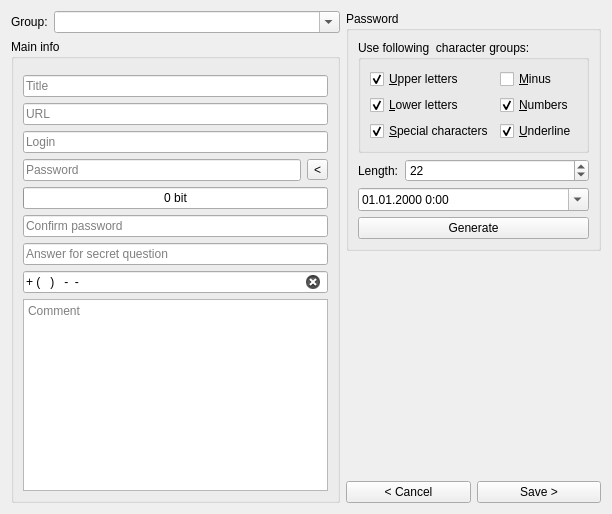
      <widget class="QWidget" name="Page_Edit">
       <layout class="QHBoxLayout" name="horizontalLayout_4">
        <item>
         <layout class="QVBoxLayout" name="VLay_Edit_Left">
          <item>
           <layout class="QFormLayout" name="FLay_Edit_Group">
            <item row="0" column="0">
             <widget class="QLabel" name="Label_Edit_Group">
              <property name="text">
               <string>Group:</string>
              </property>
             </widget>
            </item>
            <item row="0" column="1">
             <widget class="QComboBox" name="ComboBox_Edit_Group">
              <property name="editable">
               <bool>true</bool>
              </property>
              <property name="minimumContentsLength">
               <number>32</number>
              </property>
             </widget>
            </item>
           </layout>
          </item>
          <item>
           <widget class="QGroupBox" name="GroupBox_Edit_MainInfo">
            <property name="title">
             <string>Main info</string>
            </property>
            <layout class="QVBoxLayout" name="verticalLayout_4">
             <property name="topMargin">
              <number>16</number>
             </property>
             <item>
              <widget class="QLineEdit" name="LineEdit_Edit_Title">
               <property name="dragEnabled">
                <bool>true</bool>
               </property>
               <property name="placeholderText">
                <string>Title</string>
               </property>
               <property name="clearButtonEnabled">
                <bool>true</bool>
               </property>
              </widget>
             </item>
             <item>
              <widget class="QLineEdit" name="LineEdit_Edit_Url">
               <property name="dragEnabled">
                <bool>true</bool>
               </property>
               <property name="placeholderText">
                <string>URL</string>
               </property>
               <property name="clearButtonEnabled">
                <bool>true</bool>
               </property>
              </widget>
             </item>
             <item>
              <widget class="QLineEdit" name="LineEdit_Edit_Login">
               <property name="dragEnabled">
                <bool>true</bool>
               </property>
               <property name="placeholderText">
                <string>Login</string>
               </property>
               <property name="clearButtonEnabled">
                <bool>true</bool>
               </property>
              </widget>
             </item>
             <item>
              <layout class="QHBoxLayout" name="HLay_Edit_Password">
               <item>
                <widget class="QLineEdit" name="LineEdit_Edit_Password">
                 <property name="echoMode">
                  <enum>QLineEdit::Password</enum>
                 </property>
                 <property name="dragEnabled">
                  <bool>true</bool>
                 </property>
                 <property name="placeholderText">
                  <string>Password</string>
                 </property>
                 <property name="clearButtonEnabled">
                  <bool>true</bool>
                 </property>
                </widget>
               </item>
               <item>
                <widget class="QToolButton" name="ToolButton_Edit_Toogle_Password">
                 <property name="text">
                  <string>&lt;</string>
                 </property>
                 <property name="icon">
                  <iconset resource="resources.qrc">
                   <normaloff>:/images/eye.png</normaloff>:/images/eye.png</iconset>
                 </property>
                 <property name="checkable">
                  <bool>true</bool>
                 </property>
                </widget>
               </item>
              </layout>
             </item>
             <item>
              <widget class="QProgressBar" name="ProgressBar_Edit_PasswordQuality">
               <property name="value">
                <number>0</number>
               </property>
               <property name="alignment">
                <set>Qt::AlignCenter</set>
               </property>
               <property name="format">
                <string>%v bit</string>
               </property>
              </widget>
             </item>
             <item>
              <widget class="QLineEdit" name="LineEdit_Edit_ConfirmPassword">
               <property name="text">
                <string/>
               </property>
               <property name="echoMode">
                <enum>QLineEdit::Password</enum>
               </property>
               <property name="dragEnabled">
                <bool>true</bool>
               </property>
               <property name="placeholderText">
                <string>Confirm password</string>
               </property>
               <property name="clearButtonEnabled">
                <bool>true</bool>
               </property>
              </widget>
             </item>
             <item>
              <widget class="QLineEdit" name="LineEdit_Edit_Answer">
               <property name="text">
                <string/>
               </property>
               <property name="dragEnabled">
                <bool>true</bool>
               </property>
               <property name="placeholderText">
                <string>Answer for secret question</string>
               </property>
               <property name="clearButtonEnabled">
                <bool>true</bool>
               </property>
              </widget>
             </item>
             <item>
              <widget class="QLineEdit" name="LineEdit_Edit_Phone">
               <property name="toolTip">
                <string>Phone number</string>
               </property>
               <property name="whatsThis">
                <string>Line editfor input phone number</string>
               </property>
               <property name="inputMask">
                <string notr="true">+9(999)999-99-99</string>
               </property>
               <property name="text">
                <string>+()--</string>
               </property>
               <property name="cursorPosition">
                <number>16</number>
               </property>
               <property name="dragEnabled">
                <bool>true</bool>
               </property>
               <property name="placeholderText">
                <string>Phone number</string>
               </property>
               <property name="cursorMoveStyle">
                <enum>Qt::VisualMoveStyle</enum>
               </property>
               <property name="clearButtonEnabled">
                <bool>true</bool>
               </property>
              </widget>
             </item>
             <item>
              <widget class="QPlainTextEdit" name="PlainTextEdit_Edit_Comment">
               <property name="sizePolicy">
                <sizepolicy hsizetype="Preferred" vsizetype="Expanding">
                 <horstretch>0</horstretch>
                 <verstretch>0</verstretch>
                </sizepolicy>
               </property>
               <property name="placeholderText">
                <string>Comment</string>
               </property>
              </widget>
             </item>
            </layout>
           </widget>
          </item>
         </layout>
        </item>
        <item>
         <layout class="QVBoxLayout" name="VLay_Edit_Right">
          <item>
           <widget class="QGroupBox" name="GroupBox_Edit_Password_Group">
            <property name="title">
             <string>Password</string>
            </property>
            <layout class="QVBoxLayout" name="verticalLayout_10">
             <item>
              <widget class="QGroupBox" name="GroupBox_Edit_Password_Symbols_Group">
               <property name="title">
                <string>Use following  character groups:</string>
               </property>
               <layout class="QGridLayout" name="gridLayout">
                <item row="0" column="0">
                 <widget class="QCheckBox" name="CheckBox_Edit_Pas_ChType_Upper">
                  <property name="text">
                   <string>&amp;Upper letters</string>
                  </property>
                  <property name="checked">
                   <bool>true</bool>
                  </property>
                 </widget>
                </item>
                <item row="0" column="1">
                 <widget class="QCheckBox" name="CheckBox_Edit_Pas_ChType_Minus">
                  <property name="text">
                   <string>&amp;Minus</string>
                  </property>
                 </widget>
                </item>
                <item row="1" column="0">
                 <widget class="QCheckBox" name="CheckBox_Edit_Pas_ChType_Lower">
                  <property name="text">
                   <string>&amp;Lower letters</string>
                  </property>
                  <property name="checked">
                   <bool>true</bool>
                  </property>
                 </widget>
                </item>
                <item row="1" column="1">
                 <widget class="QCheckBox" name="CheckBox_Edit_Pas_ChType_Numbers">
                  <property name="text">
                   <string>&amp;Numbers</string>
                  </property>
                  <property name="checked">
                   <bool>true</bool>
                  </property>
                 </widget>
                </item>
                <item row="2" column="0">
                 <widget class="QCheckBox" name="CheckBox_Edit_Pas_ChType_Special">
                  <property name="text">
                   <string>&amp;Special characters</string>
                  </property>
                  <property name="checked">
                   <bool>true</bool>
                  </property>
                 </widget>
                </item>
                <item row="2" column="1">
                 <widget class="QCheckBox" name="CheckBox_Edit_Pas_ChType_Underline">
                  <property name="text">
                   <string>&amp;Underline</string>
                  </property>
                  <property name="checked">
                   <bool>true</bool>
                  </property>
                 </widget>
                </item>
               </layout>
              </widget>
             </item>
             <item>
              <layout class="QFormLayout" name="formLayout_3">
               <item row="0" column="0">
                <widget class="QLabel" name="label_3">
                 <property name="text">
                  <string>Length:</string>
                 </property>
                </widget>
               </item>
               <item row="0" column="1">
                <widget class="QSpinBox" name="SpinBox_Edit_PasswordLenght">
                 <property name="minimum">
                  <number>0</number>
                 </property>
                 <property name="maximum">
                  <number>255</number>
                 </property>
                 <property name="value">
                  <number>22</number>
                 </property>
                </widget>
               </item>
              </layout>
             </item>
             <item>
              <widget class="QDateTimeEdit" name="DateTimeEdit_Edit_Pas_PassOutdate">
               <property name="displayFormat">
                <string>dd.MM.yyyy H:mm</string>
               </property>
               <property name="calendarPopup">
                <bool>true</bool>
               </property>
              </widget>
             </item>
             <item>
              <widget class="QPushButton" name="PushButton_Edit_GeneratePassword">
               <property name="text">
                <string>Generate</string>
               </property>
              </widget>
             </item>
            </layout>
           </widget>
          </item>
          <item>
           <spacer name="verticalSpacer_2">
            <property name="orientation">
             <enum>Qt::Vertical</enum>
            </property>
            <property name="sizeHint" stdset="0">
             <size>
              <width>20</width>
              <height>40</height>
             </size>
            </property>
           </spacer>
          </item>
          <item>
           <widget class="QLabel" name="Label_Edit_Logo">
            <property name="text">
             <string/>
            </property>
            <property name="pixmap">
             <pixmap resource="resources.qrc">:/images/logotip.png</pixmap>
            </property>
            <property name="scaledContents">
             <bool>false</bool>
            </property>
            <property name="alignment">
             <set>Qt::AlignCenter</set>
            </property>
            <property name="margin">
             <number>55</number>
            </property>
           </widget>
          </item>
          <item>
           <spacer name="verticalSpacer">
            <property name="orientation">
             <enum>Qt::Vertical</enum>
            </property>
            <property name="sizeHint" stdset="0">
             <size>
              <width>20</width>
              <height>40</height>
             </size>
            </property>
           </spacer>
          </item>
          <item>
           <layout class="QHBoxLayout" name="HLay_Edit_Nav">
            <item>
             <widget class="QPushButton" name="PushButton_Edit_Cancel">
              <property name="text">
               <string>&lt; Cancel</string>
              </property>
             </widget>
            </item>
            <item>
             <widget class="QPushButton" name="PushButton_Edit_Save">
              <property name="text">
               <string>Save &gt;</string>
              </property>
             </widget>
            </item>
           </layout>
          </item>
         </layout>
        </item>
       </layout>
      </widget>
